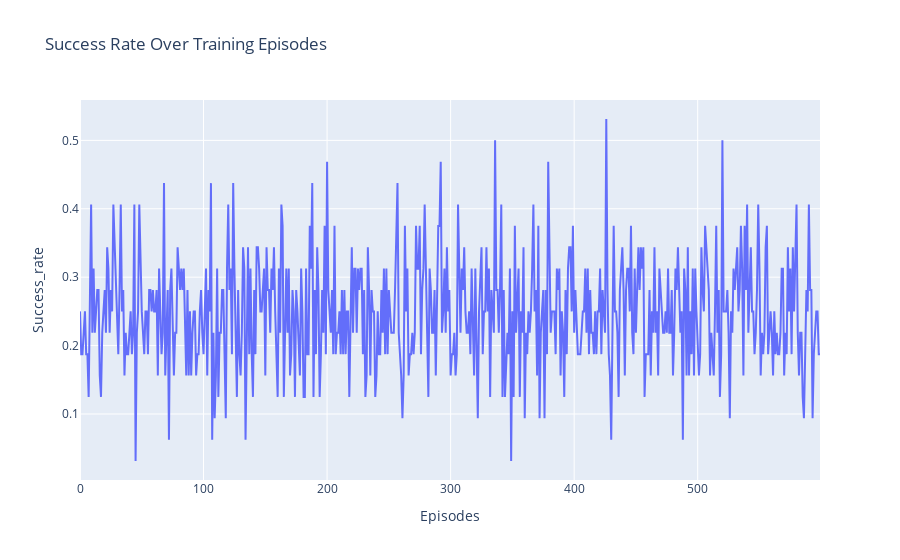

Here is the notebook cell this chart was saved with:
### Code cell
# Plotting Success Rate 

df_plot_sucess = pd.DataFrame({
    'Episodes': range(len(success_r[::5])),
    "Success_rate": success_r[::5]
})

fig_success = px.line(
    df_plot_sucess,
    x='Episodes',
    y="Success_rate",
    title='Success Rate Over Training Episodes',
    labels={'value':'Value','variable':'Series'},
    # color_discrete_sequence=['blue','red']
)

fig_success.show()

### Figure 1 — Plotly figure (JSON) as saved in the notebook; plotly's stock layout.template omitted (floating-point values rounded to 4 significant figures; data arrays with more than 128 entries replaced by an {"elided": "..."} marker saying what was removed)
{"data": [{"hovertemplate": "Episodes=%{x}<br>Success_rate=%{y}<extra></extra>", "legendgroup": "", "line": {"color": "#636efa", "dash": "solid"}, "marker": {"symbol": "circle"}, "mode": "lines", "name": "", "orientation": "v", "showlegend": false, "type": "scatter", "x": {"elided": "600 int values"}, "xaxis": "x", "y": {"elided": "600 float values"}, "yaxis": "y"}], "layout": {"legend": {"tracegroupgap": 0}, "title": {"text": "Success Rate Over Training Episodes"}, "xaxis": {"anchor": "y", "domain": [0, 1], "title": {"text": "Episodes"}}, "yaxis": {"anchor": "x", "domain": [0, 1], "title": {"text": "Success_rate"}}}}
